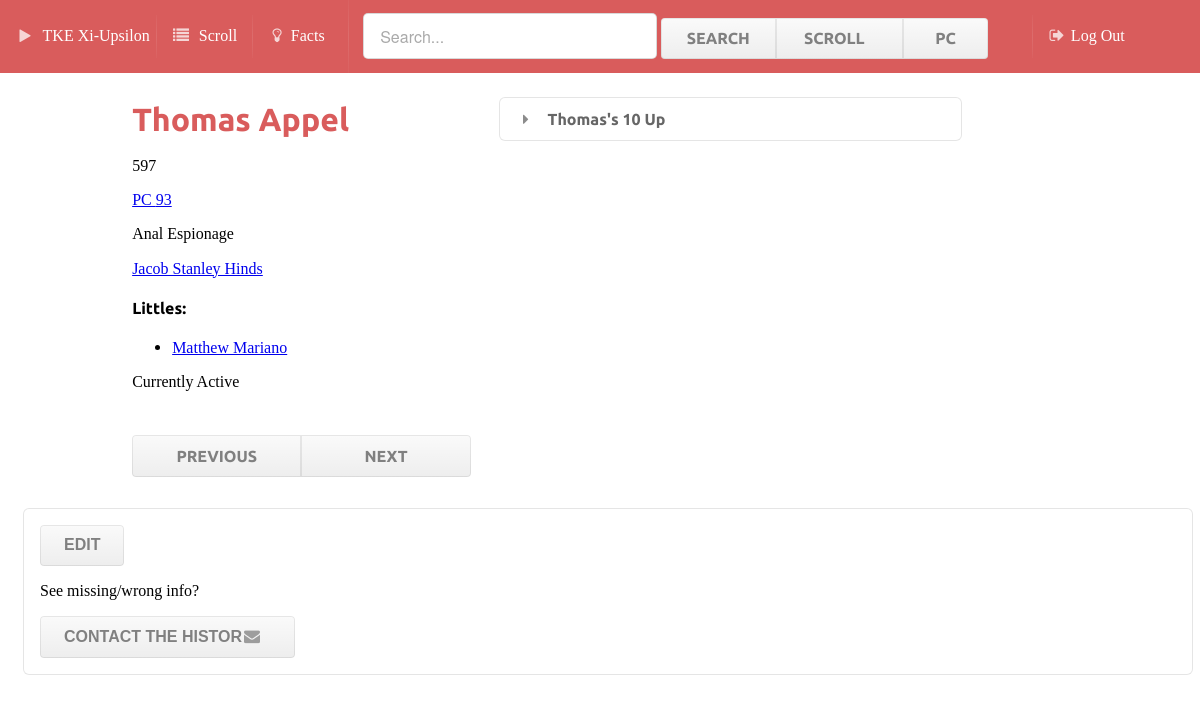
The page /brothers/597/ (signed in) on the database its author committed.
### brothers/models.py (models this page shows, shortened)
class Brother(models.Model):
	scroll = models.IntegerField()
	pc = models.IntegerField()
	fname = models.CharField(max_length=50)
	lname = models.CharField(max_length=50)
	name = models.CharField(max_length=50)
	nickname = models.CharField(max_length=50)
	big = models.CharField(max_length=50)
	bigS = models.IntegerField()
	active = models.BooleanField(default=False)
	wasPry = models.BooleanField(default=False)
	wasEpi = models.BooleanField(default=False)
	wasGra = models.BooleanField(default=False)
	wasHyp = models.BooleanField(default=False)
	wasCry = models.BooleanField(default=False)
	wasHeg = models.BooleanField(default=False)
	wasHis = models.BooleanField(default=False)

### brothers/views.py (the view)
# urls.py: url(r'^(?P<scroll>\d+)/$', views.detail,name='detail'),
@login_required(login_url="brothers.views.login")
def detail(request, scroll):
    b = Brother.objects.get(scroll=scroll)
    officerList = Officer.objects.filter(current=b)
    if len(officerList) == 0:
        officer = None
    else:
        officer = officerList[0]
    return render(request, 'brothers/index.html',{'brother':b,'littles':Brother.objects.filter(bigS=b.scroll),'lastScroll':Brother.objects.all().aggregate(Max('scroll'))['scroll__max'],'tree':getTree(b.scroll),'form':MessageForm(),'officer':officer})

### brothers/forms.py (shortened to what this page needs)
class MessageForm(forms.Form):
	message = forms.CharField(widget=forms.Textarea(attrs={'placeholder':'Message','rows':'100','cols':'100'}))
	def __init__(self, *args, **kwargs):
		super(MessageForm, self).__init__(*args, **kwargs)

### brothers/views.py (called while the page is built)
def getTree(scroll):
    tree = []
    curr = Brother.objects.get(scroll=scroll)
    i=0
    while curr.scroll!=0 and i<11:
        tree.append(curr)
        curr = Brother.objects.get(scroll=curr.bigS)
        i+=1
    tree.reverse()
    return tree

### brothers/templates/brothers/index.html (shortened to what this page needs)
{%extends 'layout.html'%}
{%block content%}
<head>
</head>
<body>
    <div class="container" style="position:relative;">
        <div class="container" style="height:90%;">
            <div class="ui doubling two column page grid" >
                <div class="six wide column">
                    <h1 class="ui red header">{{brother.name}}</h1>
                    <p>{{brother.scroll}}</p>
                    {% if brother.pc > 0%}
                    <p><a href="/PC/{{brother.pc}}/">PC {{brother.pc}}</a></p>
                    {%elif brother.pc == -999%}
                    <p>Zeta Tau Founder</p>
                    {%elif brother.pc < 0%}
                    <p>Zeta Tau PC {{brother.pc|cut:"-"}}</p>
                    {%else%}
                    <p>Unknown PC</p>
                    {%endif%}
                    {%if brother.nickname != "Unknown" %}
                    <p>{{brother.nickname}}</p>
                    {%endif%}
                    {%if brother.big != "Unknown"%}
                    <a href="{% url 'detail' brother.bigS%}">{{brother.big}}</a>
                    {%endif%}
                    <br/>
                    {%if littles%}
                    <h4>Littles:</h4>
                    <ul>
                        {%for l in littles%}
                        <li><a href="{% url 'detail' l.scroll%}">{{l.name}}</a></li>
                        {%endfor%}
                    </ul>
                    {%endif%}
                    {%if brother.active%}
                    <p>Currently Active</p>
                    {%endif%}
                    <br/>
                    <div class="2 fluid ui buttons" style="padding-top:10px;">
                        {%if brother.scroll == 1%}
                        <input class="ui disabled button" type="button" value="Previous"/>
                        {%else%}
                        <button class="ui left animated button" type="button" onClick="window.location='/brothers/{{brother.scroll|add:-1}}/' ">
                        <div class="visible content">Previous</div>
                        </button>
                        {%endif%}
                        {%if brother.scroll == lastScroll%}
                        <input class="ui disabled button" type="button" value="Next"/>
                        {%else%}
                        <button class="ui right animated button" type="button" onClick="window.location='/brothers/{{brother.scroll|add:1}}/' ">
                        <div class="visible content">Next</div>
                        </button>
                        {%endif%}
                    </div>
                </div>
                <div class="column">
                    {%if tree|length >= 3%}
                    <div class="ui accordion">
                        <div class="title">
                            <i class="dropdown icon"></i>
                            {{brother.fname}}'s {{tree|length|add:-1}} Up
                        </div>
                    </div>
                    {%endif%}
                </div>
            </div>
        </div>
        <div class="ui segment" style="float:bottom;">
            {%if request.user.is_superuser%}
            <button class="ui button" type="button" onClick="window.location='/brothers/{{brother.scroll}}/edit/' ">
            Edit
            </button>
            {%endif%}
            <p>See missing/wrong info?</p>
            <button id="issueButton" class="ui vertical animated button">
            Contact the histor<i class="mail icon"></i>
            </button>
        </div>
    </div>
</body>
{%endblock%}

### rows shown on the page
Brother: name "Thomas Appel", scroll "597", pc "93", nickname "Anal Espionage", big "Jacob Stanley Hinds", fname "Thomas"
Brother: name "Matthew Mariano"

### other values the page prints
{{ tree|length|add:-1 }} "10"
